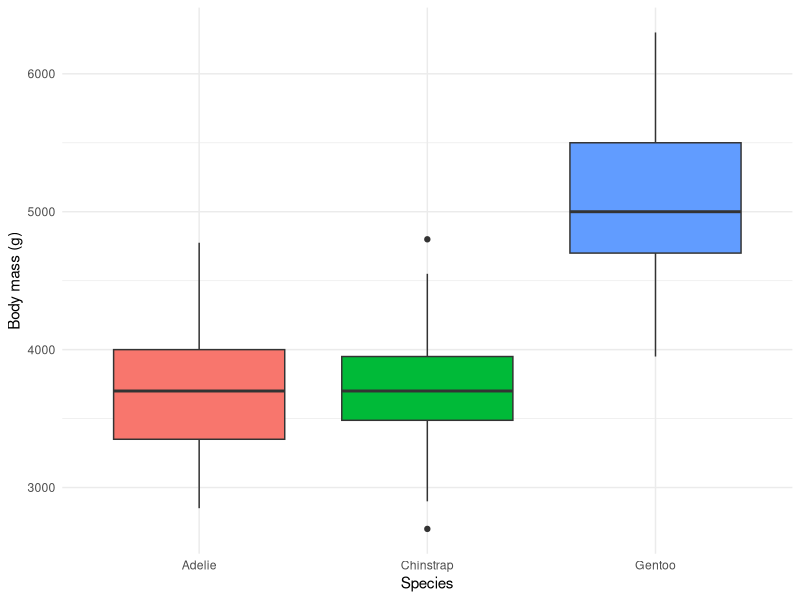

The R source for this figure:
## ---- chunk 1
#| message: false
#| warning: false
library(dplyr)
library(ggplot2)
library(palmerpenguins)

penguins_clean <- penguins |>
  filter(!is.na(body_mass_g), !is.na(flipper_length_mm))

nrow(penguins)
nrow(penguins_clean)
## ---- chunk 2
penguins_clean |>
  group_by(species) |>
  summarise(
    n = n(),
    mean_mass_g = round(mean(body_mass_g)),
    sd_mass_g = round(sd(body_mass_g))
  )
## ---- chunk 3
#| label: fig-penguin-mass
#| fig-cap: "Body mass of penguins by species."
ggplot(penguins_clean, aes(x = species, y = body_mass_g, fill = species)) +
  geom_boxplot(show.legend = FALSE) +
  labs(x = "Species", y = "Body mass (g)") +
  theme_minimal()
## ---- chunk 4
cor(penguins_clean$body_mass_g, penguins_clean$flipper_length_mm)
